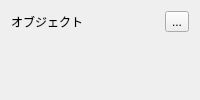
<?xml version="1.0" encoding="UTF-8"?>
<ui version="4.0">
 <class>ObjectEditor</class>
 <widget class="QWidget" name="objectEditor"><layout class="QVBoxLayout" name="verticalLayout_objectEditor"><item><layout class="QHBoxLayout" name="horizontalLayout_objectHeader"><item><widget class="QLabel" name="objectTitleLabel"><property name="text"><string>オブジェクト</string></property></widget></item><item><spacer name="objectHeaderSpacer"><property name="orientation"><enum>Qt::Horizontal</enum></property><property name="sizeHint"><size><width>40</width><height>20</height></size></property></spacer></item><item><widget class="QToolButton" name="objectCollapseButton"><property name="text"><string>...</string></property></widget></item></layout></item><item><widget class="QWidget" name="objectFormContainer"><layout class="QFormLayout" name="objectFormLayout"/></widget></item></layout></widget>
 <resources/>
 <connections/>
</ui>
